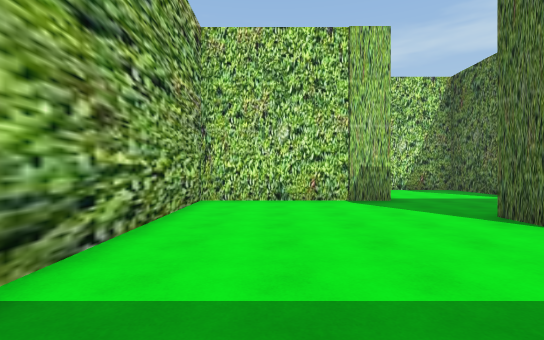
view 1 (above)

16 first-person views from a walk through a scene from a Unity 3-D project. The camera is 1.5 m above the floor, looks level and sees 85° across. The floor is counted in squares, 2 m on a side. Each view is taken from the middle of a square. On the plan, view 1 faces up. The plan holds only what a view shows up to about 10 squares ahead; the rest is blank. The player character is not drawn.

view 2
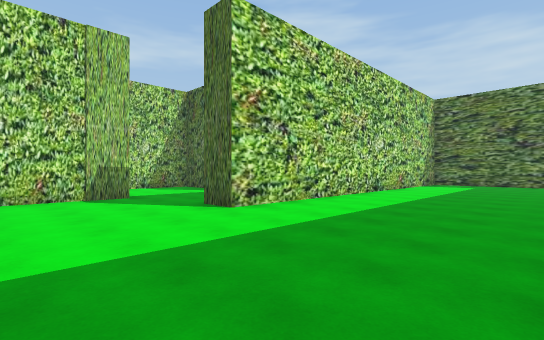

view 3
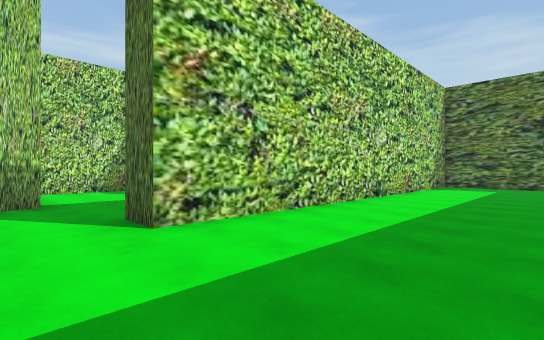

view 4
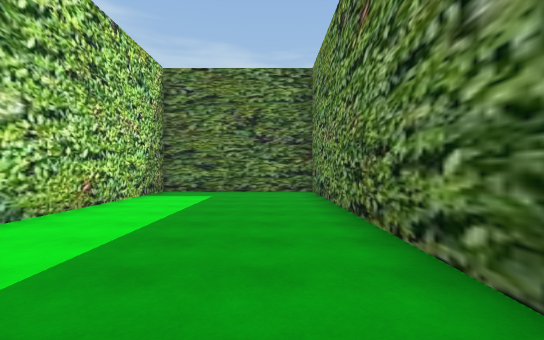

view 5
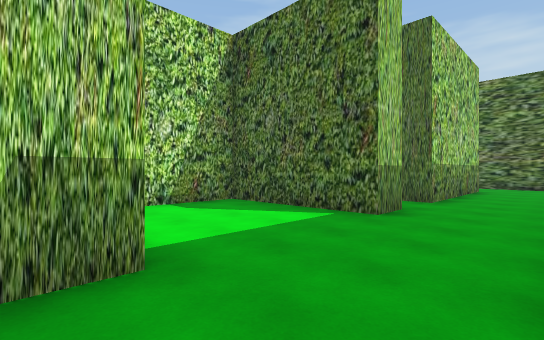

view 6
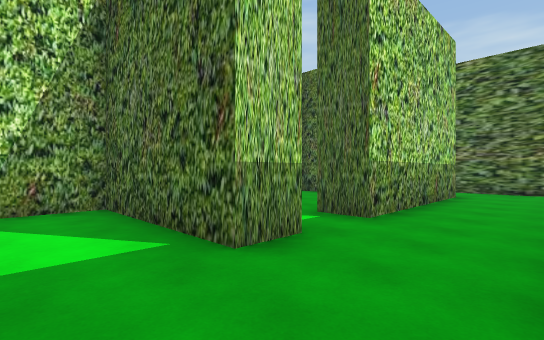

view 7
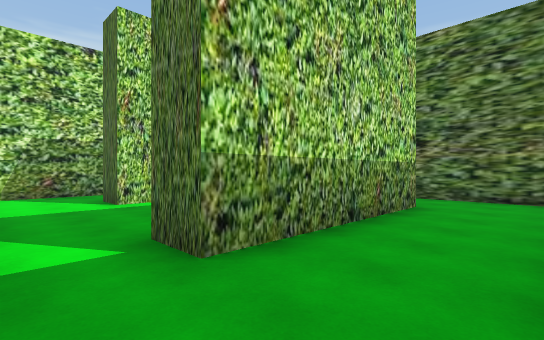

view 8
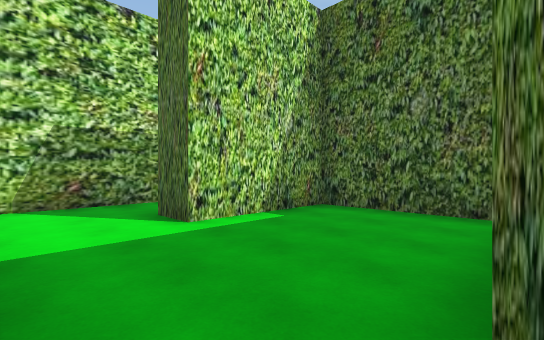

view 9
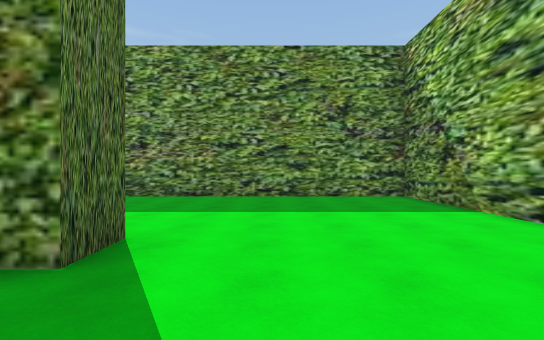

view 10
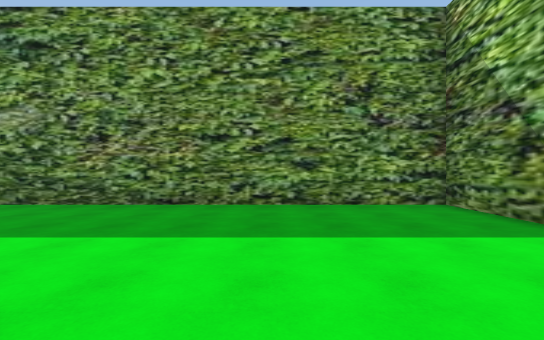

view 11
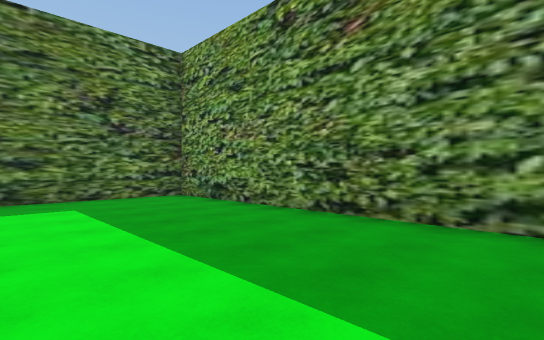

view 12
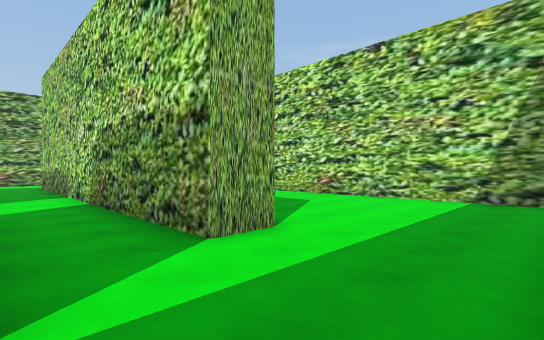

view 13
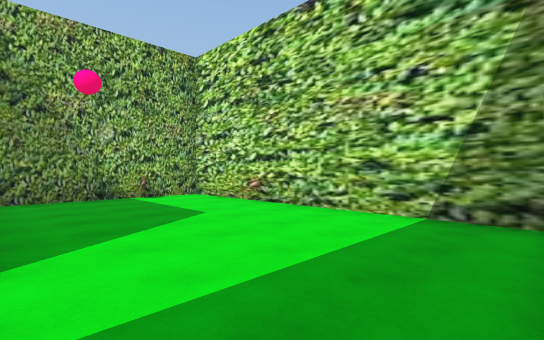

view 14
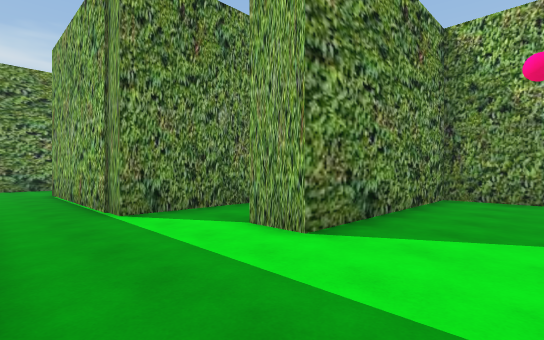

view 15
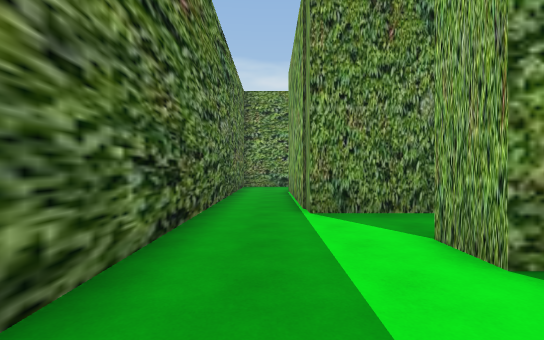

view 16
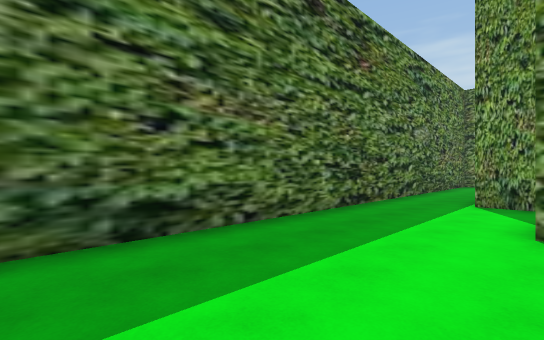

### Floor plan
Points are (right, up) in squares from view 1. A wall is a line through its corners. A room is listed if a view was taken in it or the views show most of it. See-through windows are left out.
Room 1 (views 1, 2, 3, 4, 5, 6, 7, 9, 10, 11)
walls: (7.8, 7.3) (6.8, 7.3) (6.8, 11.2) (3.4, 11.2); (3, 7.3) (-1.8, 7.3) (-1.8, -1.4) (16.2, -1.4) (16.2, 2.8); (15, 4.8) (15.5, 4.8); (14.4, 7.3) (9.4, 7.3); (16, 3.7) (3.6, 3.7) (3.6, 4.8) (4.1, 4.8); (16.2, 5.2) (16.2, 6.4)
ways out: opening at (8.5, 8) to room 2; opening at (15.5, 7.5) to room 3
Room 2 (view 8)
walls: (11.5, 12.9) (13.4, 12.9); (9.4, 7.3) (9.4, 8.2); (13.4, 8.8) (13.4, 11.8) (10.2, 11.8) (10.2, 12.9); (13.2, 14.8) (8.5, 14.8)
ways out: opening at (8.5, 8) to room 1; opening at (14, 13.5) to room 3; opening at (7.5, 13.5)
Room 3 (views 12, 13, 14, 15, 16)
walls: (13.4, 12.9) (14.4, 12.9) (14.4, 7.3); (15.9, 20.9) (7.8, 20.9) (7.8, 15.8) (13.2, 15.8) (13.2, 14.8); (16.2, 6.4) (16.2, 19.9)
ways out: opening at (15.5, 7.5) to room 1; opening at (14, 13.5) to room 2

Positions as (right, up) in squares from view 1, and headings:
1: (0, 0), facing up
2: (0, -1), facing up-right
3: (2, 0), facing up-right
4: (6, 0), facing right
5: (2, 5), facing up-right
6: (5, 5), facing up-right
7: (8, 5), facing up-right
8: (8, 8), facing up-right
9: (2, 7), facing down
10: (2, 5), facing down
11: (8, 3), facing down-right
12: (16, 13), facing up-left
13: (16, 16), facing up-left
14: (16, 18), facing down-left
15: (15, 18), facing down
16: (13, 20), facing down-right
